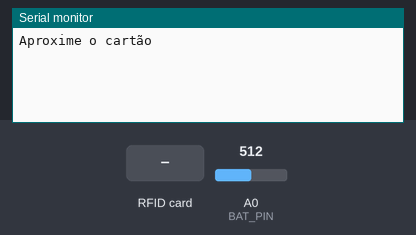
A sketch run on a simulated ESP8266 (NodeMCU). Parts: the last lines printed to the serial monitor. The inputs (shaded band) are chosen by the test bench; at power-on: A0 (BAT_PIN) = 512.

Above: at 1.2 s.
1.3 s: RFID card 5E 7A 19 C4 held to the reader
2.8 s: A0 (BAT_PIN) set to 716
At 4.2 s:
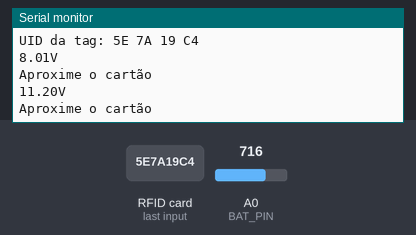
4.3 s: A0 (BAT_PIN) set to 900
At 7.5 s:
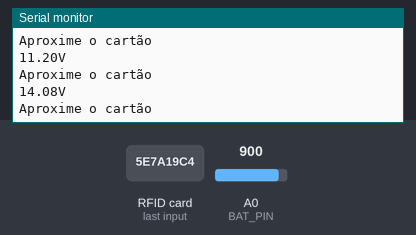
Timing chart, 0 to 9.0 s (numbered marks = the images above; inputs shaded):
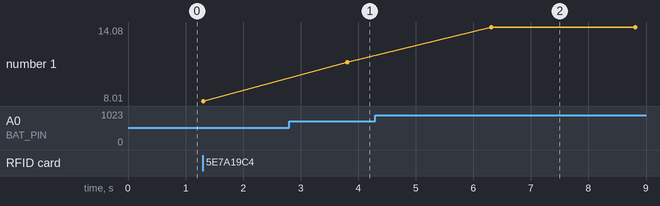

Measured:
- after the input at 2.8 s, the serial monitor: prints a new line after 1.0 s (image 1)
- after the input at 4.3 s, the serial monitor: prints a new line after 2.0 s (image 2)
- plotted number 1: 8.01 → 11.2 after the input at 2.8 s, 11.2 → 14.08 after the input at 4.3 s

The sketch:

read-data.ino
```cpp
/**
 *             MFRC522      NodeMCU
 * Signal      Pin          Pin
 * -----------------------------------------
 * RST/Reset   RST          D3 / GPIO0
 * SPI SS      SDA(SS)      D2 / GPIO4
 * SPI MOSI    MOSI         D7 / GPIO13
 * SPI MISO    MISO         D6 / GPIO12
 * SPI SCK     SCK          D5 / GPIO14
 */

#include <SPI.h>
#include <MFRC522.h>
#include <ESP8266WiFi.h>

#define RST_PIN   0
#define SDA_PIN   4
#define BAT_PIN   A0

MFRC522 mfrc522(SDA_PIN, RST_PIN);

std::vector <float> batLastMeasures;

void setup() {
  Serial.begin(9600);
  SPI.begin();
  mfrc522.PCD_Init();
  pinMode(BAT_PIN, INPUT);
}

void loop() {
  readRFID();
  readVoltage();
}

void readVoltage () {
  float sensorValue = analogRead(BAT_PIN);
  if (sensorValue < 10) return; //Desconsidera leituras muito baixas

  float inputVoltage = (sensorValue * 3.2) / 1023;
  float measurement = inputVoltage / 0.2; //Cálculo com base nos resistores internos do sensor 7500 / (30000 + 7500) = 0.2

  Serial.print(measurement);
  Serial.println("V");

  batLastMeasures.push_back(measurement);
  if (batLastMeasures.size() == 10)
  {
    float sum = 0;
    for(int i = 0; i < 10; i++)
      sum += batLastMeasures[i];

    Serial.print("Média: ");
    Serial.println(sum/10);
    batLastMeasures.erase(batLastMeasures.begin());
  }
}

void readRFID()
{
  Serial.println("Aproxime o cartão");

  int count = 0;
  while (!mfrc522.PICC_IsNewCardPresent())
  {
    delay(100); //Aguarda cartão
    count++;

    if(count == 20) return;
  }
  if (!mfrc522.PICC_ReadCardSerial())
  {
    Serial.println("Não foi possível ler o cartão!");
    return;
  }

  //Lê ID da tag
  String id = "";
  for (byte i = 0; i < mfrc522.uid.size; i++)
  {
    id.concat(String(mfrc522.uid.uidByte[i] < 0x10 ? " 0" : " "));
    id.concat(String(mfrc522.uid.uidByte[i], HEX));
  }
  id.trim();
  id.toUpperCase();
  Serial.println("UID da tag: " + id);
}
```
